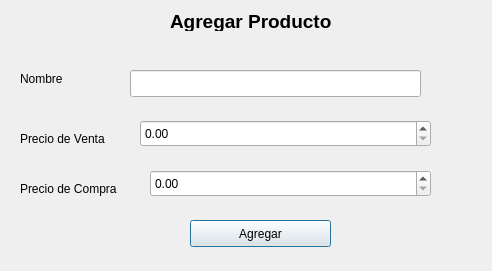
<?xml version="1.0" encoding="UTF-8"?>
<ui version="4.0">
 <class>AddProducto</class>
 <widget class="QDialog" name="AddProducto">
  <property name="geometry">
   <rect>
    <x>0</x>
    <y>0</y>
    <width>492</width>
    <height>271</height>
   </rect>
  </property>
  <property name="windowTitle">
   <string>Dialog</string>
  </property>
  <widget class="QLabel" name="label">
   <property name="geometry">
    <rect>
     <x>170</x>
     <y>10</y>
     <width>171</width>
     <height>21</height>
    </rect>
   </property>
   <property name="text">
    <string>&lt;html&gt;&lt;head/&gt;&lt;body&gt;&lt;p&gt;&lt;span style=&quot; font-size:14pt; font-weight:600;&quot;&gt;Agregar Producto&lt;/span&gt;&lt;/p&gt;&lt;/body&gt;&lt;/html&gt;</string>
   </property>
  </widget>
  <widget class="QLabel" name="label_2">
   <property name="geometry">
    <rect>
     <x>20</x>
     <y>70</y>
     <width>67</width>
     <height>17</height>
    </rect>
   </property>
   <property name="text">
    <string>Nombre</string>
   </property>
  </widget>
  <widget class="QLabel" name="label_3">
   <property name="geometry">
    <rect>
     <x>20</x>
     <y>130</y>
     <width>111</width>
     <height>17</height>
    </rect>
   </property>
   <property name="text">
    <string>Precio de Venta</string>
   </property>
  </widget>
  <widget class="QLabel" name="label_4">
   <property name="geometry">
    <rect>
     <x>20</x>
     <y>180</y>
     <width>121</width>
     <height>17</height>
    </rect>
   </property>
   <property name="text">
    <string>Precio de Compra</string>
   </property>
  </widget>
  <widget class="QLineEdit" name="tf_nomp">
   <property name="geometry">
    <rect>
     <x>130</x>
     <y>70</y>
     <width>291</width>
     <height>27</height>
    </rect>
   </property>
  </widget>
  <widget class="QPushButton" name="pushButton">
   <property name="geometry">
    <rect>
     <x>190</x>
     <y>220</y>
     <width>141</width>
     <height>27</height>
    </rect>
   </property>
   <property name="text">
    <string>Agregar</string>
   </property>
  </widget>
  <widget class="QDoubleSpinBox" name="sp_pv">
   <property name="geometry">
    <rect>
     <x>140</x>
     <y>120</y>
     <width>291</width>
     <height>27</height>
    </rect>
   </property>
   <property name="maximum">
    <double>1000000000.000000000000000</double>
   </property>
  </widget>
  <widget class="QDoubleSpinBox" name="sp_pc">
   <property name="geometry">
    <rect>
     <x>150</x>
     <y>170</y>
     <width>281</width>
     <height>27</height>
    </rect>
   </property>
   <property name="maximum">
    <double>1000000000.000000000000000</double>
   </property>
  </widget>
 </widget>
 <resources/>
 <connections/>
</ui>
